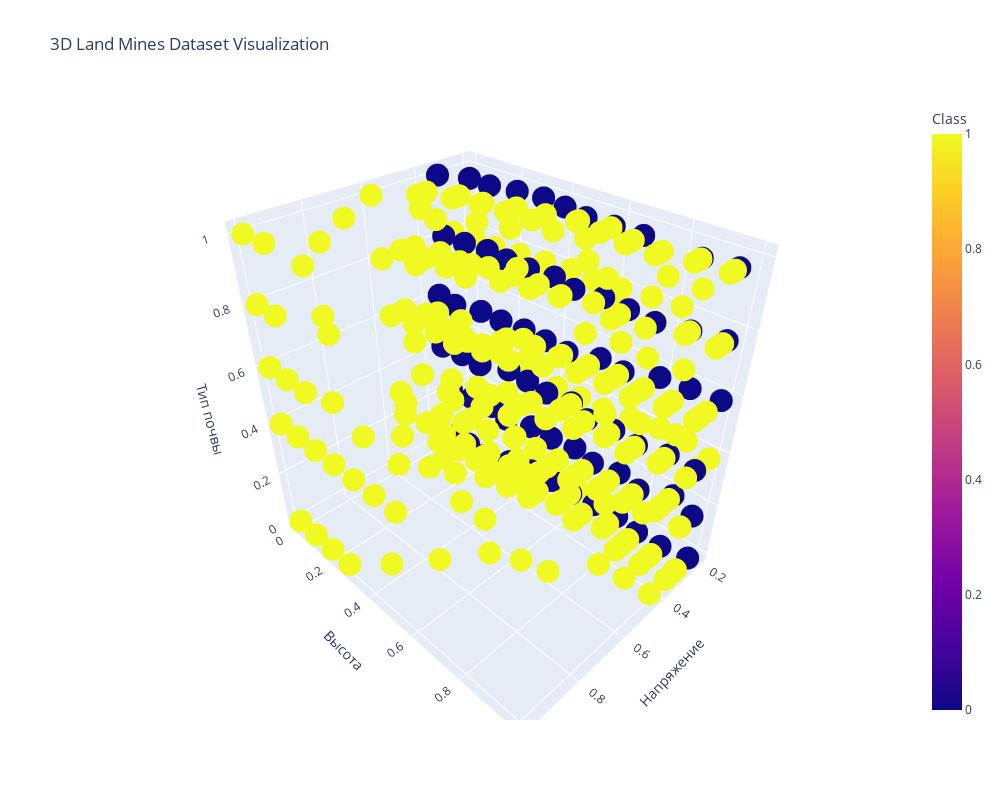

Notebook source saved alongside this figure:
### Code cell
# Предположим, что последний столбец - это метки классов
X = data.iloc[:, :-1]  # Все столбцы, кроме последнего
y = data.iloc[:, -1]   # Последний столбец

# Добавляем метки классов в DataFrame
data['Class'] = y

# Построение интерактивного 3D графика
fig = px.scatter_3d(data, x=X.iloc[:, 0], y=X.iloc[:, 1], z=X.iloc[:, 2], color='Class',
                    title='3D Land Mines Dataset Visualization',
                    labels={'x': 'Напряжение', 'y': 'Высота', 'z': 'Тип почвы'}, )

# Увеличение размера графика
fig.update_layout(width=1000, height=800)

# Отображение графика
fig.show()

### Figure 1 — Plotly figure (JSON) as saved in the notebook; plotly's stock layout.template omitted (floating-point values rounded to 4 significant figures; data arrays with more than 128 entries replaced by an {"elided": "..."} marker saying what was removed)
{"data": [{"hovertemplate": "Напряжение=%{x}<br>Высота=%{y}<br>Тип почвы=%{z}<br>Class=%{marker.color}<extra></extra>", "legendgroup": "", "marker": {"color": {"elided": "338 int values"}, "coloraxis": "coloraxis", "symbol": "circle"}, "mode": "markers", "name": "", "scene": "scene", "showlegend": false, "type": "scatter3d", "x": {"elided": "338 float values"}, "y": {"elided": "338 float values"}, "z": {"elided": "338 float values"}}], "layout": {"coloraxis": {"colorbar": {"title": {"text": "Class"}}, "colorscale": [[0, "#0d0887"], [0.1111, "#46039f"], [0.2222, "#7201a8"], [0.3333, "#9c179e"], [0.4444, "#bd3786"], [0.5556, "#d8576b"], [0.6667, "#ed7953"], [0.7778, "#fb9f3a"], [0.8889, "#fdca26"], [1, "#f0f921"]]}, "height": 800, "legend": {"tracegroupgap": 0}, "scene": {"domain": {"x": [0, 1], "y": [0, 1]}, "xaxis": {"title": {"text": "Напряжение"}}, "yaxis": {"title": {"text": "Высота"}}, "zaxis": {"title": {"text": "Тип почвы"}}}, "title": {"text": "3D Land Mines Dataset Visualization"}, "width": 1000}}
